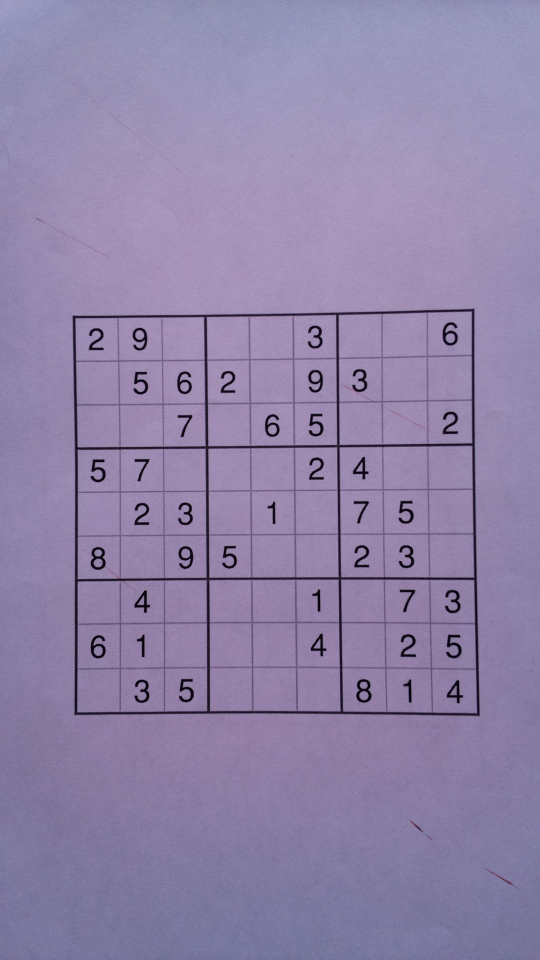
#> input picture integration/data/data_train/sudoku_image.jpg, 1080 x 1920 px (shown at 1/2 size)
$ python detect_grid.py -i ../../../integration/data/data_train/sudoku_image.jpg
#> lines starting #> are read from the running program, lines starting #| are printed output that depends on the picture; after the words box and inside, x2 and y2 are one past the last pixel; in counts of white or black regions, pixels touching at a corner belong together
### project/yeux/grid/utils.py
# -*- coding: utf-8 -*-
"""
Created on Sat Apr  1 22:50:50 2023

@author: horry
"""

import argparse
import pathlib
from typing import Optional

import cv2
import matplotlib.pyplot as plt
import numpy as np

def get_base_parser(desc: str):
    parser = argparse.ArgumentParser(desc)
    parser.add_argument("--input", "-i", help="input image in jpg por png", type=pathlib.Path)
    parser.add_argument("--output", "-o", help="output directory", type=pathlib.Path, default=None)
    return parser

def read(path: pathlib.Path) -> np.ndarray:
    img = cv2.imread(str(path), cv2.IMREAD_GRAYSCALE)
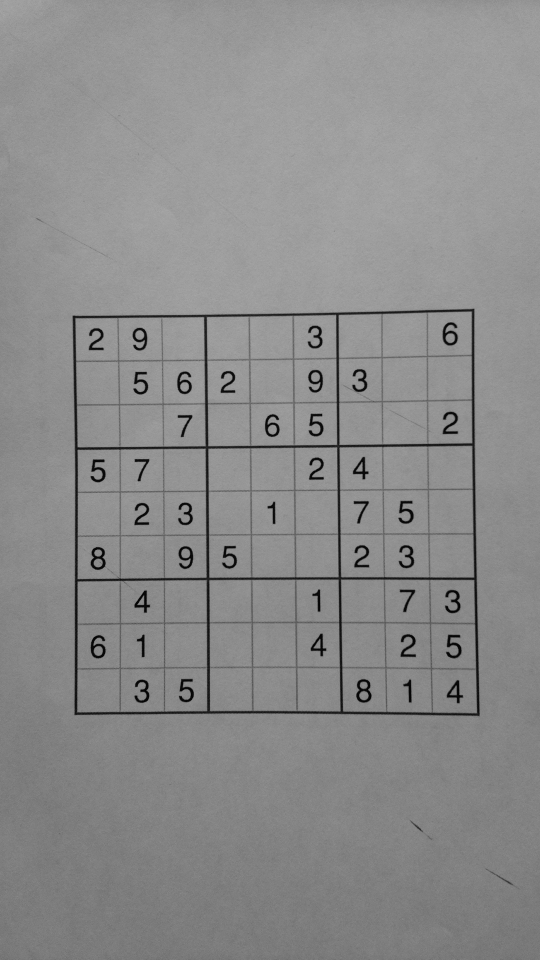
#> img: shape (1920, 1080) (shown at 1/2 size); min 0, max 173, mean 139.4
    if(img is None):
        print("can't read the img")
        return None

    return img.astype(np.uint8)

# [76 lines left out: functions iprint, get_output_path, detect_hough_line_canny, not called in this run]


def detect_hough_line_sobel(img: np.ndarray,is_plot_edges: bool=0,len_kernel:int =40):

        kernel = np.ones((len_kernel,1))

        edgesx = cv2.Sobel(img,-1,1,0,ksize=3)
        edgesx = (edgesx > 128).astype(np.uint8)
        edgesx = cv2.morphologyEx(edgesx, cv2.MORPH_OPEN, kernel)

        edgesy = cv2.Sobel(img,-1,0,1,ksize=3)
        edgesy = (edgesy > 128).astype(np.uint8)
        edgesy = cv2.morphologyEx(edgesy, cv2.MORPH_OPEN, kernel.T)

        if is_plot_edges:
            iprint(np.vstack((edgesx, edgesy)))

        linesx = cv2.HoughLinesP(edgesx, 1, 5*np.pi/180, 50, minLineLength=100, maxLineGap=250)
        linesy = cv2.HoughLinesP(edgesy, 1, 5*np.pi/180, 50, minLineLength=100, maxLineGap=250)

        return linesx, linesy


### project/yeux/grid/detect_grid.py
# -*- coding: utf-8 -*-
"""
Created on Sat Apr  1 22:47:57 2023

@author: horry
"""

import numpy as np
import cv2

from yeux.grid import utils

def find_size_square(lines,axis=0, filter_min_size: float = 10):

    coord = lines[:,0,axis]
    list_x2 = np.sort(coord)
    dist = list_x2[1:] - list_x2[:-1]
    dist = dist[dist > filter_min_size]
    return np.median(dist)

def filter_coord(lines: np.ndarray, size: float, axis:int = 0, eps: float = 10):
    tab_coord = np.sort(lines[:,0,axis])
    dists = tab_coord[1:] - tab_coord[:-1]
    res= []
    for i,d in enumerate(dists):
        if(size-eps < d < size+eps):
            res.append(tab_coord[i])
            res.append(tab_coord[i+1])
    return (np.asarray(res)).astype("uint32")


"""
def filter_line(lines: np.ndarray, size: float, axis:int = 0, eps: float = 10):
    res = []

    for line in lines:
        dists = np.abs(lines[:, 0, axis] - line[0, axis])
        dists = dists[dists > 5]
        if len(dists) > 0:
            if dists.min() > size - eps and dists.min() < size + eps:
                res.append(line)
    return np.asarray(res)
"""

# [50 lines left out: functions print_grid_img, print_line_img, print_coord_img, getimage_grid, getimage_lines, not called in this run]

def detect_grid(img: np.ndarray,is_plot_edges: bool,is_plot_grid:bool, is_plot_coord:bool):

    linesx, linesy = utils.detect_hough_line_sobel(img, is_plot_edges)
#> in detect_hough_line_sobel, `edgesx = cv2.Sobel(img,-1,1,0,ksize=3)`:
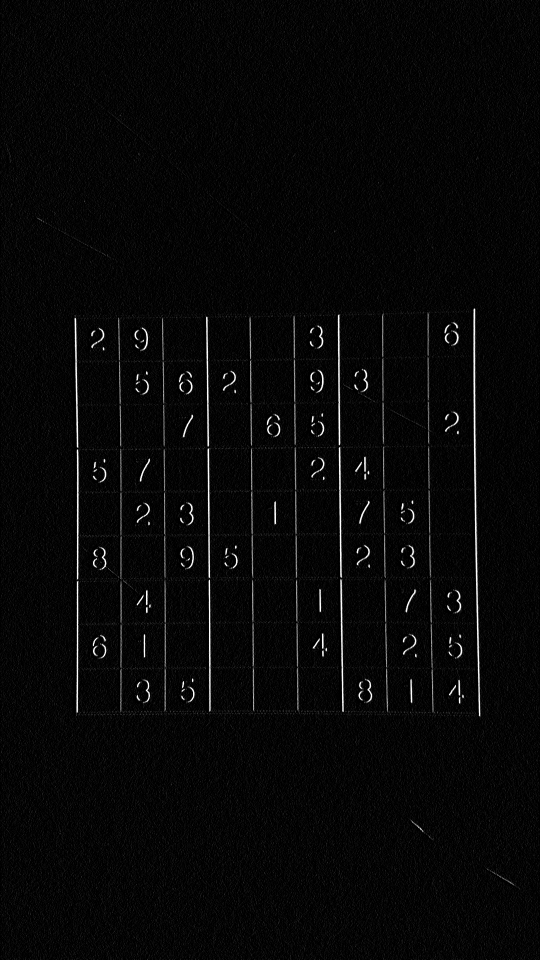
#> edgesx: shape (1920, 1080) (shown at 1/2 size); min 0, max 255, mean 7.6
#> in detect_hough_line_sobel, `edgesx = (edgesx > 128).astype(np.uint8)`:
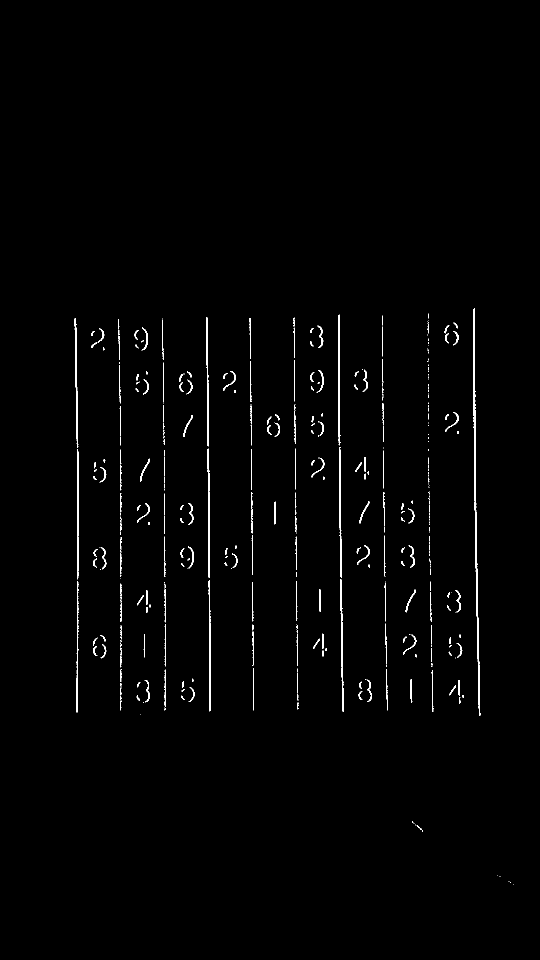
#> edgesx: shape (1920, 1080) (shown at 1/2 size); values 0 (black) and 1 (white), 1.1% white in thin lines or dots, all inside (x1, y1, x2, y2) = (149, 617, 1027, 1770)
#> in detect_hough_line_sobel, `edgesx = cv2.morphologyEx(edgesx, cv2.MORPH_OPEN, kernel)`:
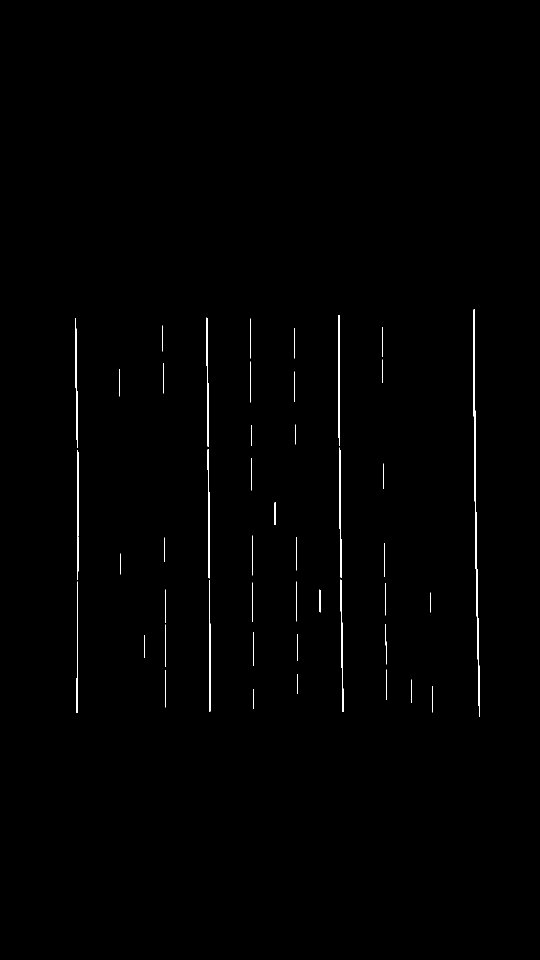
#> edgesx: shape (1920, 1080) (shown at 1/2 size); values 0 (black) and 1 (white), 0.52% white; 46 white regions, largest, box (x1, y1, x2, y2) and area: (947, 618, 960, 1433) 2365, (154, 900, 157, 1160) 757, (678, 895, 683, 1156) 725
#> in detect_hough_line_sobel, `edgesy = cv2.Sobel(img,-1,0,1,ksize=3)`:
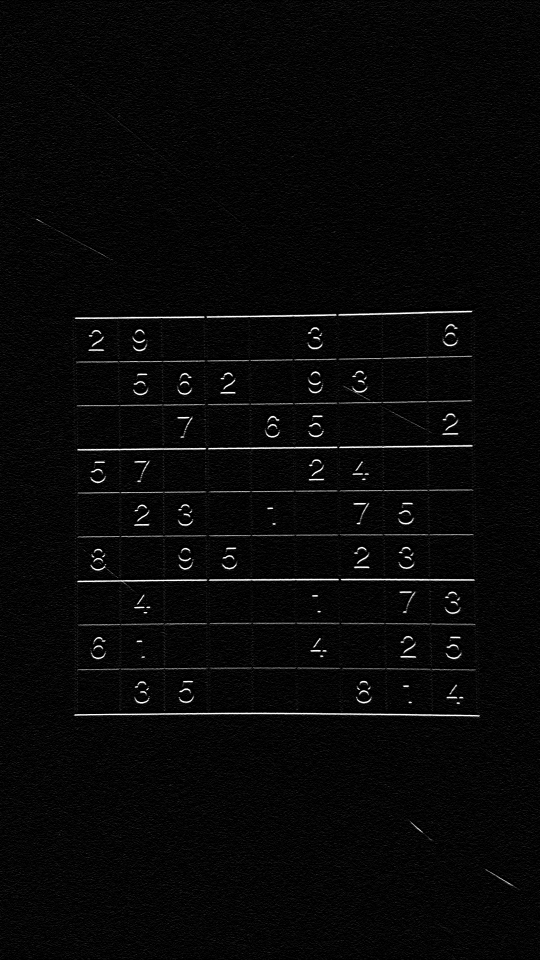
#> edgesy: shape (1920, 1080) (shown at 1/2 size); min 0, max 255, mean 8.1
#> in detect_hough_line_sobel, `edgesy = (edgesy > 128).astype(np.uint8)`:
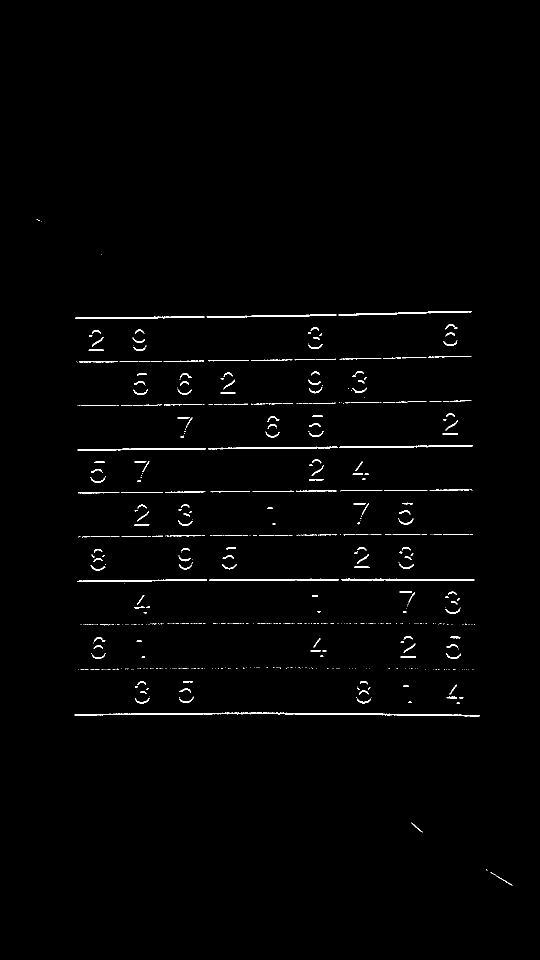
#> edgesy: shape (1920, 1080) (shown at 1/2 size); values 0 (black) and 1 (white), 1.1% white; 598 white regions (418 under 20 px), largest, box (x1, y1, x2, y2) and area: (149, 1425, 959, 1433) 2287, (677, 622, 944, 631) 805, (682, 1157, 949, 1161) 802
#> in detect_hough_line_sobel, `edgesy = cv2.morphologyEx(edgesy, cv2.MORPH_OPEN, kernel.T)`:
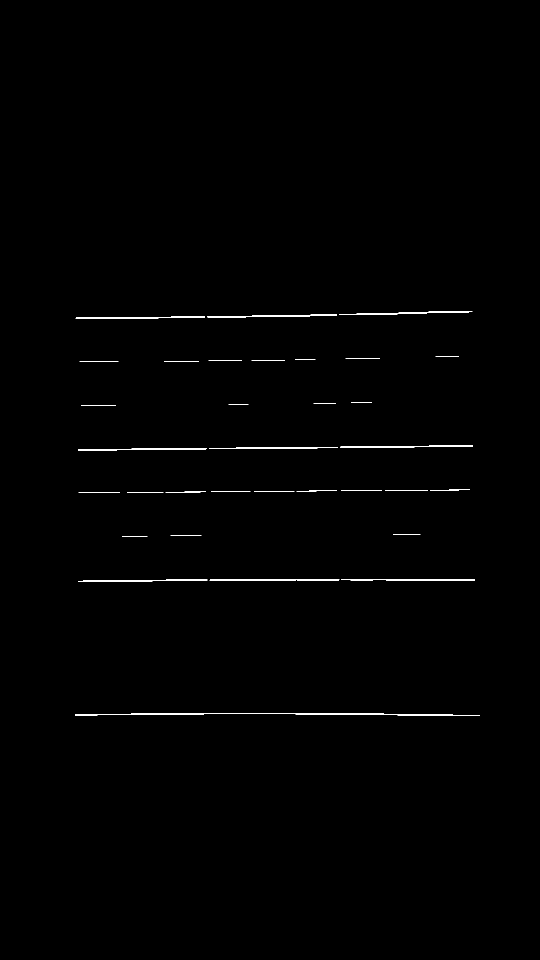
#> edgesy: shape (1920, 1080) (shown at 1/2 size); values 0 (black) and 1 (white), 0.48% white; 33 white regions, largest, box (x1, y1, x2, y2) and area: (150, 1426, 960, 1432) 1992, (683, 1158, 950, 1161) 752, (414, 629, 674, 635) 748
#> in detect_hough_line_sobel, `linesx = cv2.HoughLinesP(edgesx, 1, 5*np.pi/180, 50, minLineLength=100..`: linesx = 37 rows, first 6: [154, 1425, 154, 782], [155, 1424, 155, 822], [949, 1002, 949, 618], [678, 962, 678, 630], [419, 1423, 419, 1100], [948, 932, 948, 618]
#> in detect_hough_line_sobel, `linesy = cv2.HoughLinesP(edgesy, 1, 5*np.pi/180, 50, minLineLength=100..`: linesy = 35 rows, first 6: [332, 1159, 949, 1159], [248, 1160, 949, 1160], [262, 1427, 767, 1427], [459, 1158, 944, 1158], [155, 1428, 839, 1428], [706, 1429, 905, 1429]
    sizex,sizey = find_size_square(linesx,axis=0),find_size_square(linesy,axis=1)
#> in find_size_square, `coord = lines[:,0,axis]`: coord = 37 values, max 958 at index 36, min 151 at index 26, mean 621.6
#> in find_size_square, `list_x2 = np.sort(coord)`: list_x2 = 37 values from 151 to 958
#> in find_size_square, `dist = list_x2[1:] - list_x2[:-1]`: dist = 36 values, max 182 at index 24, min 1 at index 0, mean 22.42
#> in find_size_square, `dist = dist[dist > filter_min_size]`: dist = [174, 84, 86, 171, 80, 182]
#> sizex = 128.5; sizey = 215
    coordx = filter_coord(linesx, sizex,axis=0)
#> in filter_coord, `tab_coord = np.sort(lines[:,0,axis])`: tab_coord = 37 values from 151 to 958
#> in filter_coord, `dists = tab_coord[1:] - tab_coord[:-1]`: dists = 36 values, max 182 at index 24, min 1 at index 0, mean 22.42
#> the loop in filter_coord, `for i,d in enumerate(dists):` made 36 passes
#> d on passes 1 to 12: 1, 1, 1, 1, 1, 174, 84, 1, 1, 1, 1, 1
#> after the loop in filter_coord, `for i,d in enumerate(dists):`: res = []
#> coordx = empty array
    coordy = filter_coord(linesy, sizey,axis=1)
#> the loop in filter_coord (call 2), `for i,d in enumerate(dists):` made 34 passes
#> coordy = empty array


    if(is_plot_grid):
        print_grid_img(img, coordx, coordy)


    coord = [(i,j) for i in coordx for j in coordy]
#> coord = []
    if(is_plot_coord):
        print_coord_img(img, coord)

    return np.asarray([coordx,coordy])


def get_parser():
    parser = utils.get_base_parser("detect grid")
    return parser


if __name__ == "__main__":
    parser = get_parser()
    parser.add_argument("--print-edges", help="print the edges", action="store_true")
    parser.add_argument("--print-grid", help="print the grid", action="store_true")
    parser.add_argument("--print-coord", help="print the coord", action="store_true")


    args = parser.parse_args()
    img = utils.read(args.input)

    grid = detect_grid(img, args.print_edges,args.print_grid,args.print_coord)
#> grid = empty array
